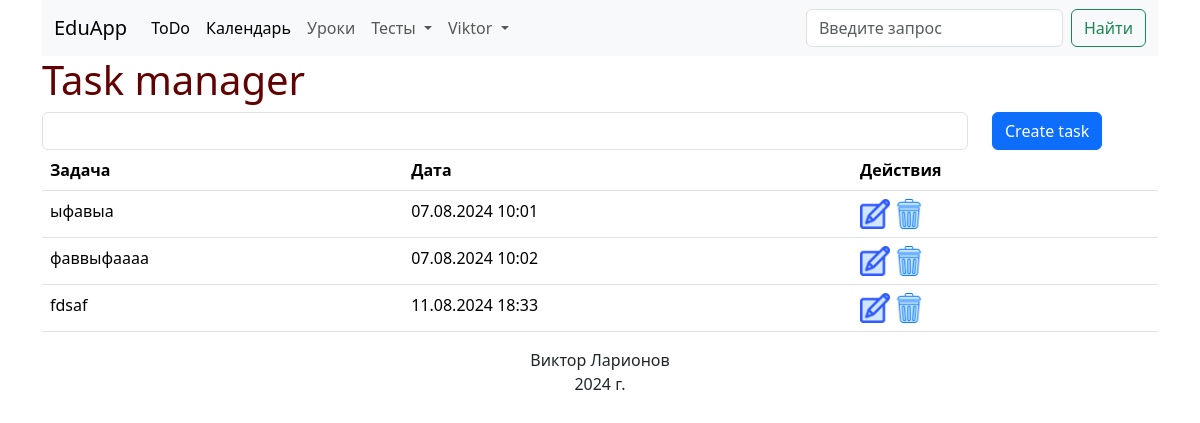
Screenshot of / (signed in) with the database file from the repository.
### larik_school/models.py (models this page shows, shortened)
class User(db.Model, UserMixin):
    id = db.Column(db.Integer, primary_key=True)
    email = db.Column(db.String, nullable=False, unique=True)
    username = db.Column(db.String, nullable=False)
    password = db.Column(db.String, nullable=False)
    lessons = db.relationship('Lesson', backref='author', lazy=True)

class Task(db.Model):
    id = db.Column(db.Integer, primary_key=True)
    content = db.Column(db.String, nullable=False)
    datetime = db.Column(db.DateTime, default=datetime.now)
    user_id = db.Column(db.Integer)

### larik_school/routes.py (the view, shortened to what this page needs)
@app.route('/', methods=['GET', 'POST'])
@login_required
def index():
    if request.method == 'GET':
        tasks = Task.query.filter(Task.user_id==current_user.id).all()
        for task in tasks:
            task.datetime = format_date(task.datetime)
        return render_template('index.html', tasks=tasks)

### larik_school/models.py (called while the page is built)
@login_manager.user_loader
def load_user(user_id):
    return User.query.get(int(user_id))

### larik_school/routes.py (called while the page is built)
def format_date(datetime):
    return f'{str(datetime.day).zfill(2)}.{str(datetime.month).zfill(2)}.{datetime.year} {str(datetime.hour).zfill(2)}:{str(datetime.minute).zfill(2)}'

### larik_school/templates/index.html (shortened to what this page needs)
{% extends 'base.html' %}
{% block content %}
<h1>Task manager</h1>
<form method="POST">
    <div class="row">
        <div class="col-md-10"><input class="form-control" type="text" id="content" name="content"></div>
        <div class="col-md-2"><input class="btn btn-primary" type="submit" value="Create task"></div>
    </div>
</form>
<table class="table">
    <tr>
        <th>Задача</th>
        <th>Дата</th>
        <th>Действия</th>
    </tr>
    {% for task in tasks %}
    <tr>
        <td>{{task.content}}</td>
        <td>{{task.datetime}}</td>
        <td><a href="/edit/{{task.id}}"><img class="icon" src="{{url_for('static', filename='imgs/edit.png')}}" alt=""></a> <a href="/delete/{{task.id}}"><img class="icon" src="{{url_for('static', filename='imgs/delete.png')}}" alt=""></a></td>
    </tr>
    {% endfor %}
</table>
{% endblock %}

### larik_school/templates/base.html (shortened to what this page needs)
<!DOCTYPE html>
<html lang="en">
<head>
    <link href="https://cdn.jsdelivr.net/npm/bootstrap@5.3.3/dist/css/bootstrap.min.css" rel="stylesheet">
    <link rel="stylesheet" href="{{url_for('static', filename='css/main.css')}}">
</head>
<body>
    <div class="container">
        <nav class="navbar navbar-expand-lg bg-body-tertiary">
            <div class="container-fluid">
              <a class="navbar-brand" href="/">EduApp</a>
              <div class="collapse navbar-collapse" id="navbarSupportedContent">
                <ul class="navbar-nav me-auto mb-2 mb-lg-0">
                  <li class="nav-item">
                    <a class="nav-link active" aria-current="page" href="{{url_for('index')}}">ToDo</a>
                  </li>
                  <li class="nav-item">
                    <a class="nav-link active" aria-current="page" href="{{url_for('calendar')}}">Календарь</a>
                  </li>
                  <li class="nav-item">
                    <a class="nav-link" href="{{url_for('lessons')}}">Уроки</a>
                  </li>
                  <li class="nav-item dropdown">
                    <a class="nav-link dropdown-toggle" href="#" role="button" data-bs-toggle="dropdown" aria-expanded="false">
                        Тесты
                    </a>
                  </li>
                  {% if not current_user.is_authenticated %}
                  <li><a class="nav-link" href="{{url_for('login')}}">Войти</a></li>
                  {% else %}
                  <li class="nav-item dropdown">
                    <a class="nav-link dropdown-toggle" href="#" role="button" data-bs-toggle="dropdown" aria-expanded="false">
                        {{current_user.username}}
                    </a>
                  </li>
                  {% endif %}
                </ul>
                <form class="d-flex" role="search">
                  <input class="form-control me-2" type="search" placeholder="Введите запрос" aria-label="Search">
                  <button class="btn btn-outline-success" type="submit">Найти</button>
                </form>
              </div>
            </div>
          </nav>
        {% block content %} {% endblock %}
        <footer>
            Виктор Ларионов <br> 2024 г.
        </footer>
    </div>
  </body>
</html>

### larik_school/static/css/main.css (style rules this page uses)
h1 { color: rgb(98, 1, 1); }
table { width: 100%; }
.icon { width: 30px; }
footer { text-align: center; }

### rows the page displays
User: username "Viktor"
Task: content "ыфавыа", datetime "07.08.2024 10:01"
Task: content "фаввыфаааа", datetime "07.08.2024 10:02"
Task: content "fdsaf", datetime "11.08.2024 18:33"
